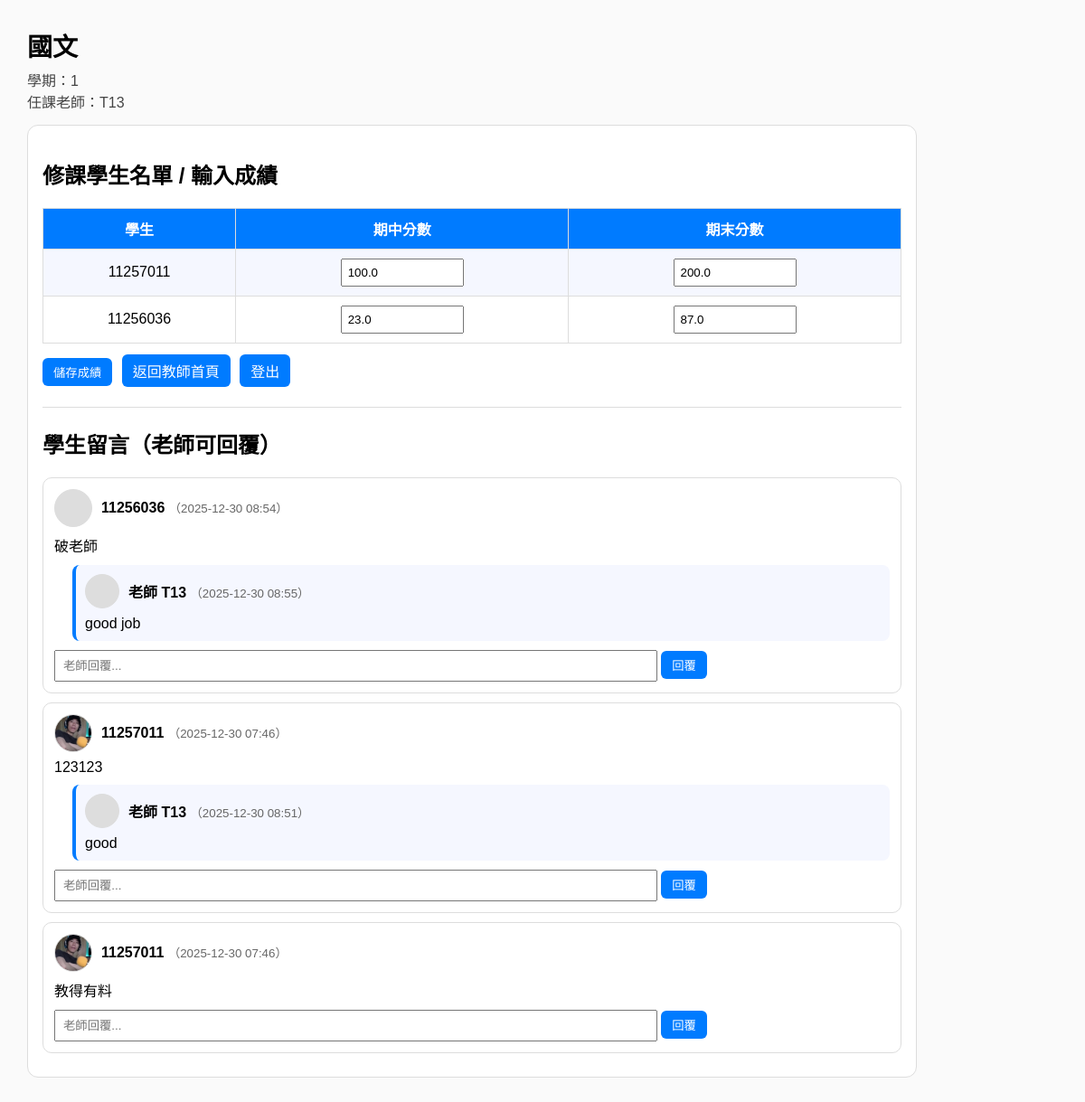
/teacher/course/1/ (signed in), run on the app's committed database.
### course/models.py (models this page shows, shortened)
class Course(models.Model):
    name = models.CharField(max_length=100)
    semester = models.CharField(max_length=20)
    teacher = models.ForeignKey(User, on_delete=models.CASCADE)

class Enrollment(models.Model):
    student = models.ForeignKey(User, on_delete=models.CASCADE)
    course = models.ForeignKey(Course, on_delete=models.CASCADE)
    midterm = models.FloatField(null=True, blank=True)
    final = models.FloatField(null=True, blank=True)
    class Meta:
        unique_together = ('student', 'course')

class Comment(models.Model):
    course = models.ForeignKey(Course, on_delete=models.CASCADE)
    user = models.ForeignKey(User, on_delete=models.CASCADE)
    content = models.TextField()
    created_at = models.DateTimeField(auto_now_add=True)
    parent = models.ForeignKey(
        'self',
        null=True, blank=True,
        on_delete=models.CASCADE,
        related_name='replies'
    )

class Profile(models.Model):
    ROLE_CHOICES = (
        ('teacher', '教師'),
        ('student', '學生'),
    )
    user = models.OneToOneField(User, on_delete=models.CASCADE, related_name="profile")
    role = models.CharField(max_length=10, choices=ROLE_CHOICES, default='student')
    full_name = models.CharField(max_length=50, blank=True)
    avatar = models.ImageField(upload_to='avatars/', null=True, blank=True)

### course/views.py (the view)
# urls.py: path('teacher/course/<int:course_id>/', views.course_students, name='course_students'),
@login_required
def course_students(request, course_id):
    course = get_object_or_404(Course, id=course_id, teacher=request.user)
    enrollments = Enrollment.objects.filter(course=course)
    comments = Comment.objects.filter(course=course).order_by('-created_at')
    if request.method == 'POST':
        for e in enrollments:
            e.midterm = request.POST.get(f'mid_{e.id}')
            e.final = request.POST.get(f'final_{e.id}')
            e.save()
    return render(request, 'teacher/course_students.html', {
        'course': course,
        'enrollments': enrollments,
        'comments': comments,
    })

### course/templates/teacher/course_students.html (shortened to what this page needs)
<!DOCTYPE html>
<html lang="zh-Hant">
<head>
</head>
<body>
  <h1>{{ course.name }}</h1>
  <div class="meta">
    <div>學期：{{ course.semester }}</div>
    <div>任課老師：{{ course.teacher.username }}</div>
  </div>
  <div class="box">
    <h2>修課學生名單 / 輸入成績</h2>
    <form method="post">
      <table>
        <tr>
          <th>學生</th>
          <th>期中分數</th>
          <th>期末分數</th>
        </tr>
        {% for e in enrollments %}
        <tr>
          <td>{{ e.student.username }}</td>
          <td><input type="number" step="0.5" name="mid_{{ e.id }}" value="{{ e.midterm|default_if_none:'' }}"></td>
          <td><input type="number" step="0.5" name="final_{{ e.id }}" value="{{ e.final|default_if_none:'' }}"></td>
        </tr>
        {% empty %}
        <tr><td colspan="3">目前尚無學生修課</td></tr>
        {% endfor %}
      </table>
      <div style="margin-top:12px;">
        <button type="submit">儲存成績</button>
        <a href="{% url 'teacher_courses' %}">返回教師首頁</a>
        <a href="{% url 'logout' %}">登出</a>
      </div>
    </form>
    <hr>
    <h2>學生留言（老師可回覆）</h2>
    {% for c in comments %}
      {% if not c.parent %}
        <div class="comment">
          <div class="row">
            {% if c.user.profile.avatar %}
              <img class="avatar" src="{{ c.user.profile.avatar.url }}" alt="avatar">
            {% else %}
              <span class="avatar avatar-fallback"></span>
            {% endif %}
            <div>
              <b>{{ c.user.username }}</b>
              <small>（{{ c.created_at|date:"Y-m-d H:i" }}）</small>
            </div>
          </div>
          <div style="margin-top:8px;">{{ c.content }}</div>
          {% for r in c.replies.all %}
            <div class="reply">
              <div class="row">
                {% if r.user.profile.avatar %}
                  <img class="avatar-sm" src="{{ r.user.profile.avatar.url }}" alt="avatar">
                {% else %}
                  <span class="avatar-sm avatar-fallback"></span>
                {% endif %}
                <div>
                  <b>老師 {{ r.user.username }}</b>
                  <small>（{{ r.created_at|date:"Y-m-d H:i" }}）</small>
                </div>
              </div>
              <div style="margin-top:8px;">{{ r.content }}</div>
            </div>
          {% endfor %}
          <form method="post" action="{% url 'reply_comment' c.id %}" style="margin-top:10px;">
            <input type="text" name="content" placeholder="老師回覆..." required style="width:70%;">
            <button type="submit">回覆</button>
          </form>
        </div>
      {% endif %}
    {% empty %}
      <p>目前尚無留言</p>
    {% endfor %}
  </div>
</body>
</html>

### course/templates/teacher/course_students.html (style rules this page uses)
body { font-family:"微軟正黑體",sans-serif; margin:30px; background:#fafafa; }
h1 { font-size:28px; margin-bottom: 6px; }
.meta { color:#444; margin-bottom: 14px; }
.box { max-width: 950px; background:#fff; border:1px solid #ddd; border-radius:12px; padding:16px; }
table { width:100%; border-collapse: collapse; margin-top: 10px; }
th, td { border:1px solid #ddd; padding:10px; text-align:center; }
th { background:#007bff; color:#fff; }
tr:nth-child(even) { background:#f5f7ff; }
input[type="number"] { width:120px; padding:6px; }
input[type="text"] { padding:8px; }
a, button { background:#007bff; color:#fff; padding:6px 12px; border-radius:6px; text-decoration:none; border:none; cursor:pointer; margin-right:6px; display:inline-block; }
hr { margin: 22px 0; border:none; border-top:1px solid #ddd; }
.comment { background:#fff; border:1px solid #ddd; border-radius:10px; padding:12px; margin:10px 0; }
.comment small { color:#666; }
.reply { margin-top:10px; margin-left:20px; padding:10px; border-left:4px solid #007bff; background:#f5f7ff; border-radius:8px; }
.row { display:flex; align-items:center; gap:10px; }
.avatar { width:40px; height:40px; border-radius:50%; object-fit:cover; border:1px solid #ddd; }
.avatar-sm { width:36px; height:36px; border-radius:50%; object-fit:cover; border:1px solid #ddd; }
.avatar-fallback { background:#ddd; border-radius:50%; display:inline-block; border:1px solid #ddd; }

### data on the page
Course: name "國文", semester "1", teacher.username "T13"
Enrollment: student.username "11257011", midterm "100.0", final "200.0"
Enrollment: student.username "11256036", midterm "23.0", final "87.0"
Comment: user.username "11256036", created_at "2025-12-30 08:54", content "破老師"
Comment: user.username "T13", created_at "2025-12-30 08:55", content "good job"
Comment: user.profile.avatar (picture), user.username "11257011", created_at "2025-12-30 07:46", content "123123"
Comment: user.username "T13", created_at "2025-12-30 08:51", content "good"
Comment: user.profile.avatar (picture), user.username "11257011", created_at "2025-12-30 07:46", content "教得有料"
